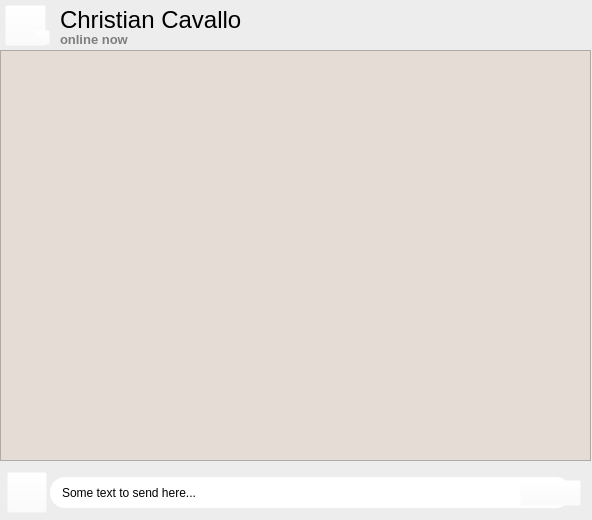
<?xml version="1.0" encoding="UTF-8"?>
<ui version="4.0">
 <class>Form</class>
 <widget class="QWidget" name="Form">
  <property name="geometry">
   <rect>
    <x>0</x>
    <y>0</y>
    <width>592</width>
    <height>520</height>
   </rect>
  </property>
  <property name="minimumSize">
   <size>
    <width>592</width>
    <height>520</height>
   </size>
  </property>
  <property name="maximumSize">
   <size>
    <width>592</width>
    <height>520</height>
   </size>
  </property>
  <property name="windowTitle">
   <string>Form</string>
  </property>
  <property name="styleSheet">
   <string notr="true">background-color: rgb(237, 237, 237);</string>
  </property>
  <widget class="QToolButton" name="mediaToolButton">
   <property name="geometry">
    <rect>
     <x>7</x>
     <y>472</y>
     <width>40</width>
     <height>41</height>
    </rect>
   </property>
   <property name="styleSheet">
    <string notr="true">background-color: rgba(255, 255, 255, 0);</string>
   </property>
   <property name="text">
    <string/>
   </property>
   <property name="icon">
    <iconset>
     <normaloff>../../Desktop/OpenCamera1.png</normaloff>../../Desktop/OpenCamera1.png</iconset>
   </property>
   <property name="iconSize">
    <size>
     <width>50</width>
     <height>50</height>
    </size>
   </property>
   <property name="autoRaise">
    <bool>false</bool>
   </property>
  </widget>
  <widget class="QToolButton" name="sendToolButton">
   <property name="geometry">
    <rect>
     <x>520</x>
     <y>480</y>
     <width>61</width>
     <height>26</height>
    </rect>
   </property>
   <property name="styleSheet">
    <string notr="true">background-color: rgba(255, 255, 255, 0);</string>
   </property>
   <property name="text">
    <string/>
   </property>
   <property name="icon">
    <iconset>
     <normaloff>Resources/send3.png</normaloff>Resources/send3.png</iconset>
   </property>
   <property name="iconSize">
    <size>
     <width>50</width>
     <height>50</height>
    </size>
   </property>
  </widget>
  <widget class="QLabel" name="labelChatName">
   <property name="geometry">
    <rect>
     <x>60</x>
     <y>5</y>
     <width>351</width>
     <height>31</height>
    </rect>
   </property>
   <property name="font">
    <font>
     <pointsize>20</pointsize>
     <weight>75</weight>
     <bold>true</bold>
    </font>
   </property>
   <property name="text">
    <string>&lt;html&gt;&lt;head/&gt;&lt;body&gt;&lt;p&gt;&lt;span style=&quot; font-size:18pt; font-weight:400;&quot;&gt;Christian Cavallo&lt;/span&gt;&lt;/p&gt;&lt;/body&gt;&lt;/html&gt;</string>
   </property>
   <property name="wordWrap">
    <bool>true</bool>
   </property>
  </widget>
  <widget class="QToolButton" name="iconToolButton">
   <property name="geometry">
    <rect>
     <x>5</x>
     <y>5</y>
     <width>41</width>
     <height>41</height>
    </rect>
   </property>
   <property name="styleSheet">
    <string notr="true">background-color: rgba(255, 255, 255, 0);</string>
   </property>
   <property name="text">
    <string/>
   </property>
   <property name="icon">
    <iconset>
     <normaloff>Resources/group.png</normaloff>Resources/group.png</iconset>
   </property>
   <property name="iconSize">
    <size>
     <width>50</width>
     <height>50</height>
    </size>
   </property>
   <property name="checkable">
    <bool>false</bool>
   </property>
   <property name="popupMode">
    <enum>QToolButton::DelayedPopup</enum>
   </property>
   <property name="toolButtonStyle">
    <enum>Qt::ToolButtonIconOnly</enum>
   </property>
  </widget>
  <widget class="QToolButton" name="statusToolButton">
   <property name="geometry">
    <rect>
     <x>35</x>
     <y>30</y>
     <width>15</width>
     <height>15</height>
    </rect>
   </property>
   <property name="styleSheet">
    <string notr="true">background-color: rgba(255, 255, 255, 0);</string>
   </property>
   <property name="text">
    <string/>
   </property>
   <property name="icon">
    <iconset>
     <normaloff>Resources/green_dot.png</normaloff>Resources/green_dot.png</iconset>
   </property>
   <property name="iconSize">
    <size>
     <width>50</width>
     <height>50</height>
    </size>
   </property>
  </widget>
  <widget class="QListWidget" name="listWidget">
   <property name="geometry">
    <rect>
     <x>0</x>
     <y>50</y>
     <width>591</width>
     <height>411</height>
    </rect>
   </property>
   <property name="styleSheet">
    <string notr="true">background-color: rgb(229, 221, 213);
</string>
   </property>
   <property name="selectionMode">
    <enum>QAbstractItemView::NoSelection</enum>
   </property>
   <property name="selectionRectVisible">
    <bool>true</bool>
   </property>
  </widget>
  <widget class="QLabel" name="labelStatus">
   <property name="geometry">
    <rect>
     <x>60</x>
     <y>30</y>
     <width>241</width>
     <height>20</height>
    </rect>
   </property>
   <property name="font">
    <font>
     <pointsize>10</pointsize>
     <weight>50</weight>
     <italic>true</italic>
     <bold>false</bold>
    </font>
   </property>
   <property name="styleSheet">
    <string notr="true">text-color: &quot;red&quot;</string>
   </property>
   <property name="text">
    <string>&lt;html&gt;&lt;head/&gt;&lt;body&gt;&lt;p&gt;&lt;span style=&quot; font-weight:600; font-style:normal; color:#7e7e7e;&quot;&gt;online now&lt;/span&gt;&lt;/p&gt;&lt;/body&gt;&lt;/html&gt;</string>
   </property>
   <property name="alignment">
    <set>Qt::AlignLeading|Qt::AlignLeft|Qt::AlignVCenter</set>
   </property>
  </widget>
  <widget class="QLineEdit" name="textLine">
   <property name="geometry">
    <rect>
     <x>50</x>
     <y>477</y>
     <width>521</width>
     <height>31</height>
    </rect>
   </property>
   <property name="styleSheet">
    <string notr="true">border-radius: 15px;
padding-left: 10px;
padding-right: 40px;
background-color: rgb(255, 255, 255);</string>
   </property>
   <property name="text">
    <string>Some text to send here...</string>
   </property>
  </widget>
  <zorder>iconToolButton</zorder>
  <zorder>labelChatName</zorder>
  <zorder>statusToolButton</zorder>
  <zorder>listWidget</zorder>
  <zorder>labelStatus</zorder>
  <zorder>textLine</zorder>
  <zorder>mediaToolButton</zorder>
  <zorder>sendToolButton</zorder>
 </widget>
 <resources/>
 <connections/>
</ui>
